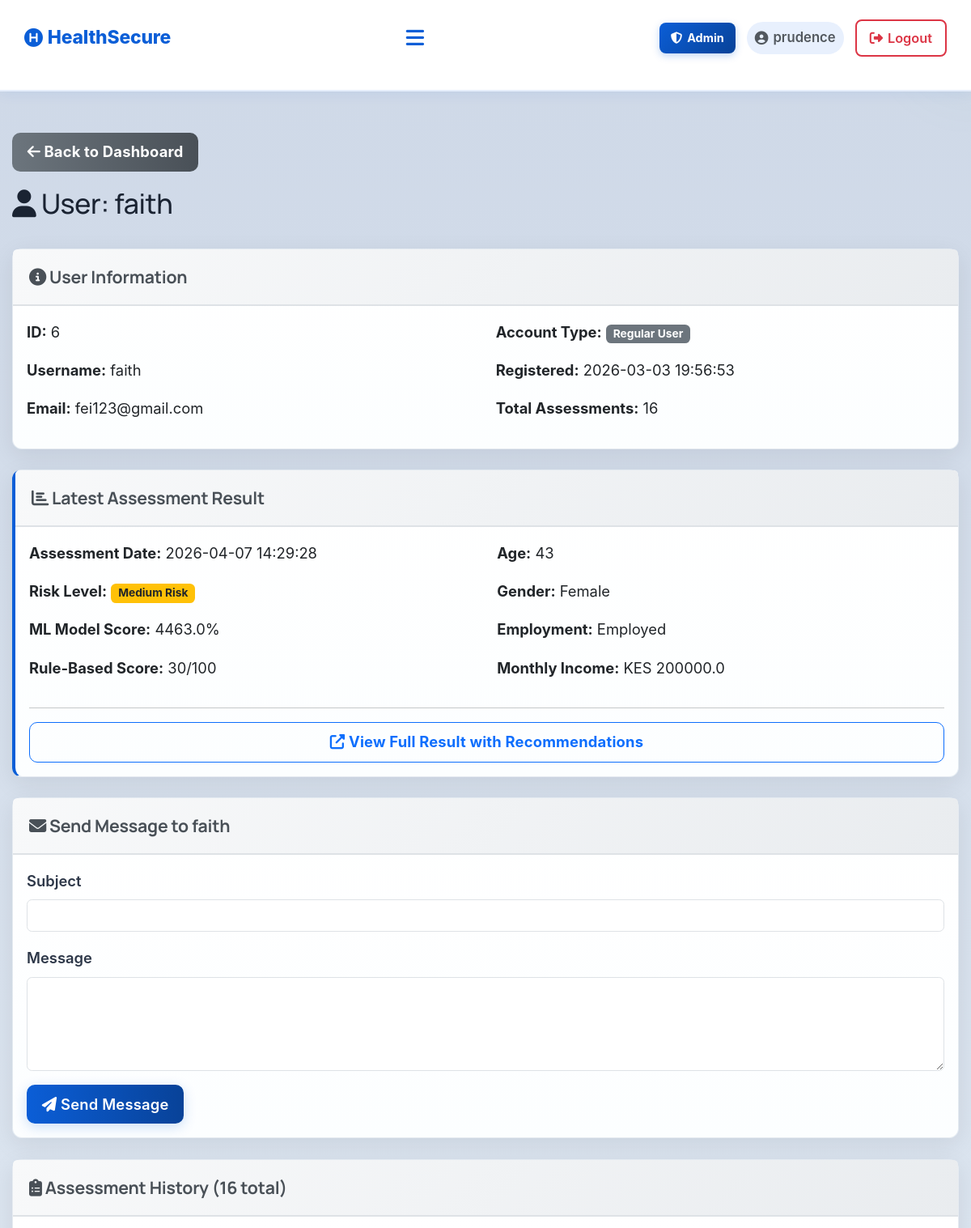
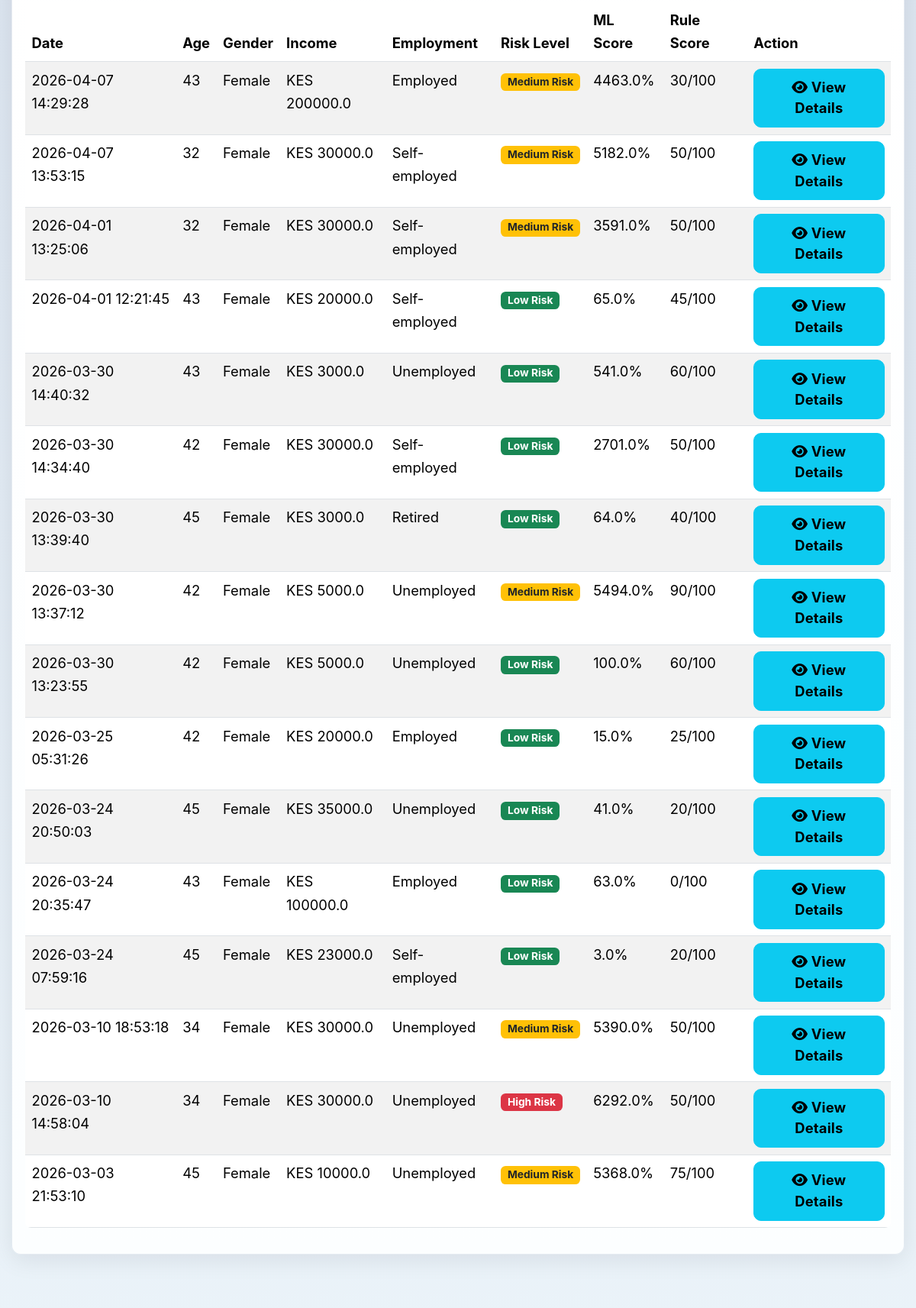
The app's page /admin/user/6 (signed in, upper part) with its own data (2 pictures, top to bottom).
### tables this page shows
CREATE TABLE users (
            id INTEGER PRIMARY KEY AUTOINCREMENT,
            username TEXT UNIQUE NOT NULL,
            email TEXT UNIQUE NOT NULL,
            password TEXT NOT NULL,
            created_at TIMESTAMP DEFAULT CURRENT_TIMESTAMP
        , is_admin INTEGER DEFAULT 0);

CREATE TABLE assessments (
            id INTEGER PRIMARY KEY AUTOINCREMENT,
            user_id INTEGER NOT NULL,
            age INTEGER,
            gender TEXT,
            marital_status TEXT,
            employment_status TEXT,
            income REAL,
            children INTEGER,
            education_level TEXT,
            residence_type TEXT,
            chronic_illness TEXT,
            family_size INTEGER,
            healthcare_knowledge TEXT,
            hospital_visit_gap REAL,
            routine_checkups INTEGER,
            cancer_screening INTEGER,
            dental_checkup INTEGER,
            mental_health_support INTEGER,
            risk_level TEXT,
            probability REAL,
            created_at TIMESTAMP DEFAULT CURRENT_TIMESTAMP, rule_based_score INTEGER DEFAULT 0, rule_based_category TEXT DEFAULT "Unknown",
            FOREIGN KEY (user_id) REFERENCES users (id)
        );

### app.py (the view)
@app.route('/admin/user/<int:user_id>')
@admin_required
def admin_view_user(user_id):
    conn = get_db_connection()
    user = conn.execute('SELECT * FROM users WHERE id = ?', (user_id,)).fetchone()
    if not user:
        flash('User not found!', 'danger')
        return redirect(url_for('admin_dashboard'))
    assessments = conn.execute('''
        SELECT * FROM assessments
        WHERE user_id = ?
        ORDER BY created_at DESC
    ''', (user_id,)).fetchall()
    conn.close()
    return render_template('admin_user_view.html',
                          username=session.get('username'),
                          user=user,
                          assessments=assessments)

### app.py (called while the page is built)
@app.context_processor
def inject_assessment_results():
    return {
        'has_results': session.get('assessment_result') is not None,
        'assessment_result': session.get('assessment_result'),
        'assessment_user_data': session.get('user_data')
    }

def get_db_connection():
    conn = sqlite3.connect(DATABASE)
    conn.row_factory = sqlite3.Row
    return conn

def is_admin():
    return bool(session.get('logged_in')) and session.get('is_admin', 0) == 1

def admin_required(f):
    from functools import wraps
    @wraps(f)
    def decorated_function(*args, **kwargs):
        if not session.get('logged_in'):
            flash('Please log in to access this page.', 'warning')
            return redirect(url_for('login'))
        if not is_admin():
            flash('Access denied. Admin privileges required.', 'danger')
            return redirect(url_for('index'))
        return f(*args, **kwargs)
    return decorated_function

### templates/admin_user_view.html (shortened to what this page needs)
{% extends 'base.html' %}
{% block extra_css %}
<link rel="stylesheet" href="{{ url_for('static', filename='css/admin.css') }}">
{% endblock %}
{% block content %}
<div class="container mt-5">
    <div class="row mb-4">
        <div class="col-12">
            <a href="{{ url_for('admin_dashboard') }}" class="btn btn-secondary mb-3">
                <i class="fas fa-arrow-left"></i> Back to Dashboard
            </a>
            <h2><i class="fas fa-user"></i> User: {{ user.username }}</h2>
        </div>
    </div>
    <div class="card mb-4">
        <div class="card-header">
            <h5><i class="fas fa-info-circle"></i> User Information</h5>
        </div>
        <div class="card-body">
            <div class="row">
                <div class="col-md-6">
                    <p><strong>ID:</strong> {{ user.id }}</p>
                    <p><strong>Username:</strong> {{ user.username }}</p>
                    <p><strong>Email:</strong> {{ user.email }}</p>
                </div>
                <div class="col-md-6">
                    <p><strong>Account Type:</strong>
                        {% if user.is_admin == 1 %}
                        <span class="badge bg-danger">Administrator</span>
                        {% else %}
                        <span class="badge bg-secondary">Regular User</span>
                        {% endif %}
                    </p>
                    <p><strong>Registered:</strong> {{ user.created_at }}</p>
                    <p><strong>Total Assessments:</strong> {{ assessments|length }}</p>
                </div>
            </div>
        </div>
    </div>
    {% if assessments %}
    <div class="card mb-4" style="border-left: 4px solid #0b5ed7;">
        <div class="card-header" style="background-color: #f8f9fa;">
            <h5><i class="fas fa-chart-bar"></i> Latest Assessment Result</h5>
        </div>
        <div class="card-body">
            {% set latest = assessments[0] %}
            <div class="row">
                <div class="col-md-6">
                    <p><strong>Assessment Date:</strong> {{ latest.created_at }}</p>
                    <p><strong>Risk Level:</strong>
                        {% if latest.risk_level == 'High Risk' %}
                        <span class="badge bg-danger">{{ latest.risk_level }}</span>
                        {% elif latest.risk_level == 'Medium Risk' %}
                        <span class="badge bg-warning text-dark">{{ latest.risk_level }}</span>
                        {% else %}
                        <span class="badge bg-success">{{ latest.risk_level }}</span>
                        {% endif %}
                    </p>
                    <p><strong>ML Model Score:</strong> {{ (latest.probability * 100)|round(1) }}%</p>
                    <p><strong>Rule-Based Score:</strong> {{ latest.rule_based_score }}/100</p>
                </div>
                <div class="col-md-6">
                    <p><strong>Age:</strong> {{ latest.age }}</p>
                    <p><strong>Gender:</strong> {{ latest.gender }}</p>
                    <p><strong>Employment:</strong> {{ latest.employment_status }}</p>
                    <p><strong>Monthly Income:</strong> KES {{ latest.income|round(0) }}</p>
                </div>
            </div>
            <hr>
            <a href="{{ url_for('view_assessment_result', assessment_id=latest.id) }}" class="btn btn-outline-primary btn-sm">
                <i class="fas fa-external-link-alt"></i> View Full Result with Recommendations
            </a>
        </div>
    </div>
    {% endif %}
    <div class="card mb-4">
        <div class="card-header">
            <h5><i class="fas fa-envelope"></i> Send Message to {{ user.username }}</h5>
        </div>
        <div class="card-body">
            <form method="POST" action="{{ url_for('admin_send_message', user_id=user.id) }}">
                <div class="mb-3">
                    <label for="subject" class="form-label">Subject</label>
                    <input type="text" class="form-control" id="subject" name="subject" required>
                </div>
                <div class="mb-3">
                    <label for="message" class="form-label">Message</label>
                    <textarea class="form-control" id="message" name="message" rows="4" required></textarea>
                </div>
                <button type="submit" class="btn btn-primary">
                    <i class="fas fa-paper-plane"></i> Send Message
                </button>
            </form>
        </div>
    </div>
    <div class="card">
        <div class="card-header">
            <h5><i class="fas fa-clipboard-list"></i> Assessment History ({{ assessments|length }} total)</h5>
        </div>
        <div class="card-body">
            {% if assessments %}
            <div class="table-responsive">
                <table class="table table-striped table-hover">
                    <thead>
                        <tr>
                            <th>Date</th>
                            <th>Age</th>
                            <th>Gender</th>
                            <th>Income</th>
                            <th>Employment</th>
                            <th>Risk Level</th>
                            <th>ML Score</th>
                            <th>Rule Score</th>
                            <th>Action</th>
                        </tr>
                    </thead>
                    <tbody>
                        {% for assessment in assessments %}
                        <tr>
                            <td>{{ assessment.created_at }}</td>
                            <td>{{ assessment.age }}</td>
                            <td>{{ assessment.gender }}</td>
                            <td>KES {{ assessment.income|round(0) }}</td>
                            <td>{{ assessment.employment_status }}</td>
                            <td>
                                {% if assessment.risk_level == 'High Risk' %}
                                <span class="badge bg-danger">{{ assessment.risk_level }}</span>
                                {% elif assessment.risk_level == 'Medium Risk' %}
                                <span class="badge bg-warning text-dark">{{ assessment.risk_level }}</span>
                                {% else %}
                                <span class="badge bg-success">{{ assessment.risk_level }}</span>
                                {% endif %}
                            </td>
                            <td>{{ (assessment.probability * 100)|round(1) }}%</td>
                            <td>{{ assessment.rule_based_score }}/100</td>
                            <td>
                                <a href="{{ url_for('view_assessment_result', assessment_id=assessment.id) }}" class="btn btn-sm btn-info" target="_blank">
                                    <i class="fas fa-eye"></i> View Details
                                </a>
                            </td>
                        </tr>
                        {% endfor %}
                    </tbody>
                </table>
            </div>
            {% else %}
            <p class="text-muted">No assessments yet for this user.</p>
            {% endif %}
        </div>
    </div>
</div>
{% endblock %}

### static/css/base.css (style rules this page uses)
:root { --bg: #f6f9fc; --surface: #ffffff; --primary: #0b5ed7; --primary-dark: #084298; --primary-light: #e8f0fd; --accent: #28a745; --accent-light: #d4edda; --muted: #52585e; --text: #1a2332; --soft: #eef2f6; --glass: rgba(255,255,255,0.75); --card-shadow: 0 10px 30px rgba(2,12,27,0.08); --card-shadow-hover: 0 18px 36px rgba(2,12,27,0.13); --radius: 14px; --transition: all 0.25s ease; --font-display: "Manrope", "Segoe UI", sans-serif; --font-body: "Source Sans 3", "Segoe UI", sans-serif; --section-space: clamp(2.2rem, 4vw, 3.6rem); --fs-body: clamp(1rem, 0.96rem + 0.2vw, 1.08rem); --fs-small: clamp(0.95rem, 0.9rem + 0.15vw, 1rem); }
* { margin: 0; padding: 0; box-sizing: border-box; font-family: var(--font-body); }
html { font-size: 17px; overflow-x: hidden; width: 100%; }
body { background: linear-gradient(180deg, #d9e2ef 0%, #eff5fb 58%, #f8fbff 100%); color: var(--text); -webkit-font-smoothing: antialiased; -moz-osx-font-smoothing: grayscale; position: relative; min-height: 100vh; width: 100%; max-width: 100vw; overflow-x: hidden; font-size: var(--fs-body); line-height: 1.65; }
h1, h2, h3, h4, h5 { font-family: var(--font-display); letter-spacing: -0.01em; line-height: 1.3; }
p, li, label, input, select, textarea, .btn, .form-hint, .text-muted { font-size: var(--fs-body); }
body::before { content: ""; position: absolute; top: -7%; right: -7%; width: min(420px, 50vw); height: min(420px, 50vw); max-width: 100%; background: radial-gradient(circle at 30% 30%, rgba(4, 30, 68, 0.06), transparent 30%), radial-gradient(circle at 80% 70%, rgba(123,211,137,0.04), transparent 30%); pointer-events: none; z-index: 0; }
.btn { border-radius: 12px; padding: .6rem 1.1rem; font-weight: 700; letter-spacing: 0.2px; transition: transform .18s ease, box-shadow .18s ease, opacity .18s ease; }
.btn-primary, .btn-success { background: linear-gradient(90deg, var(--primary), var(--primary-dark)) !important; border: none !important; color: #ffffff !important; box-shadow: 0 4px 16px rgba(11,94,215,0.20); font-weight: 600; }
.btn-secondary { background: linear-gradient(90deg, #6c757d, #495057) !important; color: #ffffff !important; border: none !important; }
.card { border-radius: var(--radius); border: 1px solid rgba(14, 60, 115, 0.10); background: linear-gradient(180deg, #ffffff 0%, #fcfeff 100%); box-shadow: var(--card-shadow); transition: transform .24s ease, box-shadow .24s ease; min-height: 100%; display: flex; flex-direction: column; }
.card-body { flex: 1; display: flex; flex-direction: column; }
.card-header { background: linear-gradient(135deg, #f7fbff 0%, #edf3fa 100%); padding: 20px; border-bottom: 2px solid #dee2e6; }
.card-header h5 { margin: 0; color: #495057; font-weight: 700; }
.form-label { display: block; margin-bottom: 8px; font-weight: 600; color: #2d3748; }
.table { background: white; border-radius: 8px; overflow: hidden; }
.card, .feature-card, .how-step-card, .trust-item, .insight-preview-card, .who-for-item, .eda-card, .tip-info-card { animation: riseIn 0.5s ease both; }
h1, h2, h3, p { word-wrap: break-word; }
.container, .container-fluid { max-width: 100%; }
.container { max-width: 100%; padding-left: 15px; padding-right: 15px; }

### static/css/admin.css (style rules this page uses)
.table-responsive { overflow-x: auto; }

### records on screen
users: username "faith", id "6", email "fei123@gmail.com", created_at "2026-03-03 19:56:53"
assessments: created_at "2026-04-07 14:29:28", risk_level "Medium Risk", (latest.probability*100)|round(1) "4463.0", rule_based_score "30", age "43", gender "Female", employment_status "Employed", income "200000.0", (assessment.probability*100)|round(1) "4463.0"
assessments: created_at "2026-04-07 13:53:15", age "32", gender "Female", income "30000.0", employment_status "Self-employed", risk_level "Medium Risk", (assessment.probability*100)|round(1) "5182.0", rule_based_score "50"
assessments: created_at "2026-04-01 13:25:06", age "32", gender "Female", income "30000.0", employment_status "Self-employed", risk_level "Medium Risk", (assessment.probability*100)|round(1) "3591.0", rule_based_score "50"
assessments: created_at "2026-04-01 12:21:45", age "43", gender "Female", income "20000.0", employment_status "Self-employed", risk_level "Low Risk", (assessment.probability*100)|round(1) "65.0", rule_based_score "45"
assessments: created_at "2026-03-30 14:40:32", age "43", gender "Female", income "3000.0", employment_status "Unemployed", risk_level "Low Risk", (assessment.probability*100)|round(1) "541.0", rule_based_score "60"
assessments: created_at "2026-03-30 14:34:40", age "42", gender "Female", income "30000.0", employment_status "Self-employed", risk_level "Low Risk", (assessment.probability*100)|round(1) "2701.0", rule_based_score "50"
assessments: created_at "2026-03-30 13:39:40", age "45", gender "Female", income "3000.0", employment_status "Retired", risk_level "Low Risk", (assessment.probability*100)|round(1) "64.0", rule_based_score "40"
assessments: created_at "2026-03-30 13:37:12", age "42", gender "Female", income "5000.0", employment_status "Unemployed", risk_level "Medium Risk", (assessment.probability*100)|round(1) "5494.0", rule_based_score "90"
assessments: created_at "2026-03-30 13:23:55", age "42", gender "Female", income "5000.0", employment_status "Unemployed", risk_level "Low Risk", (assessment.probability*100)|round(1) "100.0", rule_based_score "60"
assessments: created_at "2026-03-25 05:31:26", age "42", gender "Female", income "20000.0", employment_status "Employed", risk_level "Low Risk", (assessment.probability*100)|round(1) "15.0", rule_based_score "25"
assessments: created_at "2026-03-24 20:50:03", age "45", gender "Female", income "35000.0", employment_status "Unemployed", risk_level "Low Risk", (assessment.probability*100)|round(1) "41.0", rule_based_score "20"
assessments: created_at "2026-03-24 20:35:47", age "43", gender "Female", income "100000.0", employment_status "Employed", risk_level "Low Risk", (assessment.probability*100)|round(1) "63.0", rule_based_score "0"
assessments: created_at "2026-03-24 07:59:16", age "45", gender "Female", income "23000.0", employment_status "Self-employed", risk_level "Low Risk", (assessment.probability*100)|round(1) "3.0", rule_based_score "20"
assessments: created_at "2026-03-10 18:53:18", age "34", gender "Female", income "30000.0", employment_status "Unemployed", risk_level "Medium Risk", (assessment.probability*100)|round(1) "5390.0", rule_based_score "50"
assessments: created_at "2026-03-10 14:58:04", age "34", gender "Female", income "30000.0", employment_status "Unemployed", risk_level "High Risk", (assessment.probability*100)|round(1) "6292.0", rule_based_score "50"
assessments: created_at "2026-03-03 21:53:10", age "45", gender "Female", income "10000.0", employment_status "Unemployed", risk_level "Medium Risk", (assessment.probability*100)|round(1) "5368.0", rule_based_score "75"

### other values on screen
{{ session.username }} "prudence"
{{ assessments|length }} "16"
